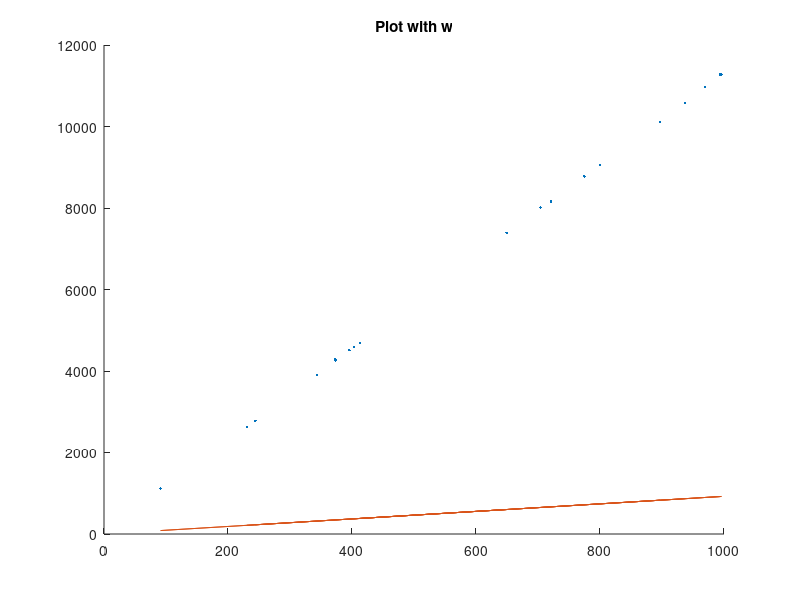

MATLAB code for this plot:
#----------STEP-1----------
x = dlmread( 'new.csv', ',',0,0);
k=x(1,1);
if (k==0),
	x_train=(x'(1, 2:end))';
	y_train=(x'(2, 2:end))';
else,
	x_train=(x'(1, :))';
	y_train=(x'(2, :))';
end,
n_train=size(x_train)(1);
o=ones(n_train,1);
X_train=[o,x_train];
#----------STEP-2----------
w=rand(2,1);
#----------STEP-3----------
hold on;
figure(1);
plot(x_train,y_train,'.',x_train,X_train*w,'-');
title ("Plot with w");
